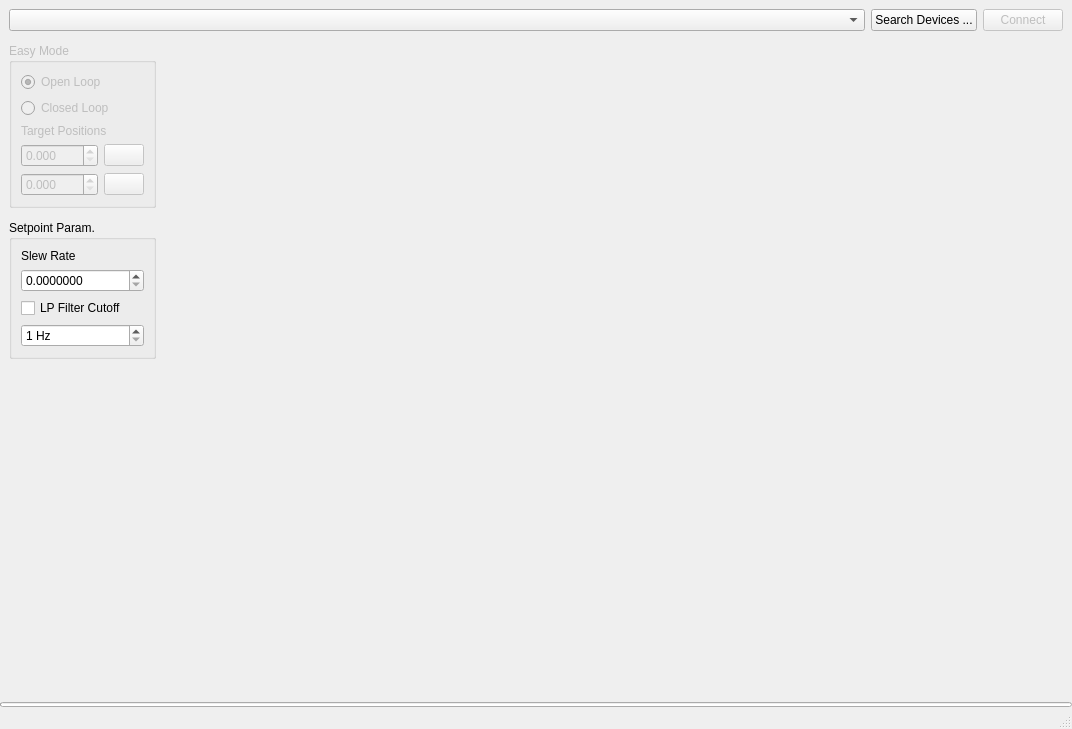
<?xml version="1.0" encoding="UTF-8"?>
<ui version="4.0">
 <class>MainWindow</class>
 <widget class="QMainWindow" name="MainWindow">
  <property name="geometry">
   <rect>
    <x>0</x>
    <y>0</y>
    <width>1072</width>
    <height>729</height>
   </rect>
  </property>
  <property name="windowTitle">
   <string>MainWindow</string>
  </property>
  <widget class="QWidget" name="centralwidget">
   <layout class="QVBoxLayout" name="verticalLayout_5">
    <property name="spacing">
     <number>0</number>
    </property>
    <property name="leftMargin">
     <number>0</number>
    </property>
    <property name="topMargin">
     <number>0</number>
    </property>
    <property name="rightMargin">
     <number>0</number>
    </property>
    <property name="bottomMargin">
     <number>0</number>
    </property>
    <item>
     <layout class="QVBoxLayout" name="verticalLayout_3">
      <property name="spacing">
       <number>12</number>
      </property>
      <property name="leftMargin">
       <number>9</number>
      </property>
      <property name="topMargin">
       <number>9</number>
      </property>
      <property name="rightMargin">
       <number>9</number>
      </property>
      <property name="bottomMargin">
       <number>9</number>
      </property>
      <item>
       <layout class="QHBoxLayout" name="horizontalLayout">
        <property name="spacing">
         <number>6</number>
        </property>
        <item>
         <widget class="QComboBox" name="devicesComboBox">
          <property name="sizePolicy">
           <sizepolicy hsizetype="Expanding" vsizetype="Fixed">
            <horstretch>0</horstretch>
            <verstretch>0</verstretch>
           </sizepolicy>
          </property>
         </widget>
        </item>
        <item>
         <widget class="QPushButton" name="searchDevicesButton">
          <property name="sizePolicy">
           <sizepolicy hsizetype="Fixed" vsizetype="Fixed">
            <horstretch>0</horstretch>
            <verstretch>0</verstretch>
           </sizepolicy>
          </property>
          <property name="text">
           <string>Search Devices ...</string>
          </property>
         </widget>
        </item>
        <item>
         <widget class="QPushButton" name="connectButton">
          <property name="enabled">
           <bool>false</bool>
          </property>
          <property name="sizePolicy">
           <sizepolicy hsizetype="Fixed" vsizetype="Fixed">
            <horstretch>0</horstretch>
            <verstretch>0</verstretch>
           </sizepolicy>
          </property>
          <property name="text">
           <string>Connect</string>
          </property>
         </widget>
        </item>
       </layout>
      </item>
      <item>
       <layout class="QHBoxLayout" name="horizontalLayout_2">
        <property name="spacing">
         <number>12</number>
        </property>
        <property name="rightMargin">
         <number>0</number>
        </property>
        <item>
         <layout class="QVBoxLayout" name="verticalLayout_2">
          <item>
           <widget class="QGroupBox" name="easyModeGroupBox">
            <property name="enabled">
             <bool>false</bool>
            </property>
            <property name="title">
             <string>Easy Mode</string>
            </property>
            <layout class="QVBoxLayout" name="verticalLayout">
             <item>
              <widget class="QRadioButton" name="openLoopButton">
               <property name="text">
                <string>Open Loop</string>
               </property>
               <property name="checked">
                <bool>true</bool>
               </property>
              </widget>
             </item>
             <item>
              <widget class="QRadioButton" name="closedLoopButton">
               <property name="text">
                <string>Closed Loop</string>
               </property>
              </widget>
             </item>
             <item>
              <widget class="QLabel" name="label">
               <property name="text">
                <string>Target Positions</string>
               </property>
              </widget>
             </item>
             <item>
              <layout class="QHBoxLayout" name="horizontalLayout_3">
               <property name="spacing">
                <number>6</number>
               </property>
               <property name="leftMargin">
                <number>0</number>
               </property>
               <property name="topMargin">
                <number>0</number>
               </property>
               <item>
                <widget class="QDoubleSpinBox" name="targetPosSpinBox">
                 <property name="sizePolicy">
                  <sizepolicy hsizetype="Preferred" vsizetype="Fixed">
                   <horstretch>0</horstretch>
                   <verstretch>0</verstretch>
                  </sizepolicy>
                 </property>
                 <property name="decimals">
                  <number>3</number>
                 </property>
                 <property name="maximum">
                  <double>1000.000000000000000</double>
                 </property>
                </widget>
               </item>
               <item>
                <widget class="QPushButton" name="moveButton">
                 <property name="sizePolicy">
                  <sizepolicy hsizetype="Fixed" vsizetype="Fixed">
                   <horstretch>0</horstretch>
                   <verstretch>0</verstretch>
                  </sizepolicy>
                 </property>
                 <property name="text">
                  <string/>
                 </property>
                </widget>
               </item>
              </layout>
             </item>
             <item>
              <layout class="QHBoxLayout" name="horizontalLayout_4">
               <property name="spacing">
                <number>6</number>
               </property>
               <property name="leftMargin">
                <number>0</number>
               </property>
               <property name="topMargin">
                <number>0</number>
               </property>
               <item>
                <widget class="QDoubleSpinBox" name="targetPosSpinBox_2">
                 <property name="sizePolicy">
                  <sizepolicy hsizetype="Preferred" vsizetype="Fixed">
                   <horstretch>0</horstretch>
                   <verstretch>0</verstretch>
                  </sizepolicy>
                 </property>
                 <property name="decimals">
                  <number>3</number>
                 </property>
                 <property name="maximum">
                  <double>1000.000000000000000</double>
                 </property>
                </widget>
               </item>
               <item>
                <widget class="QPushButton" name="moveButton_2">
                 <property name="sizePolicy">
                  <sizepolicy hsizetype="Fixed" vsizetype="Fixed">
                   <horstretch>0</horstretch>
                   <verstretch>0</verstretch>
                  </sizepolicy>
                 </property>
                 <property name="text">
                  <string/>
                 </property>
                </widget>
               </item>
              </layout>
             </item>
            </layout>
           </widget>
          </item>
          <item>
           <widget class="QGroupBox" name="setpointParamGroupBox">
            <property name="title">
             <string>Setpoint Param.</string>
            </property>
            <layout class="QVBoxLayout" name="verticalLayout_6">
             <item>
              <widget class="QLabel" name="slewRateLabel">
               <property name="text">
                <string>Slew Rate</string>
               </property>
              </widget>
             </item>
             <item>
              <widget class="QDoubleSpinBox" name="slewRateSpinBox">
               <property name="decimals">
                <number>7</number>
               </property>
               <property name="minimum">
                <double>0.000000000000000</double>
               </property>
               <property name="maximum">
                <double>2000.000000000000000</double>
               </property>
               <property name="value">
                <double>0.000000000000000</double>
               </property>
              </widget>
             </item>
             <item>
              <widget class="QCheckBox" name="setpointFilterCheckBox">
               <property name="text">
                <string>LP Filter Cutoff</string>
               </property>
              </widget>
             </item>
             <item>
              <widget class="QSpinBox" name="setpointFilterCutoffSpinBox">
               <property name="suffix">
                <string> Hz</string>
               </property>
               <property name="minimum">
                <number>1</number>
               </property>
               <property name="maximum">
                <number>10000</number>
               </property>
              </widget>
             </item>
            </layout>
           </widget>
          </item>
          <item>
           <spacer name="verticalSpacer">
            <property name="orientation">
             <enum>Qt::Orientation::Vertical</enum>
            </property>
            <property name="sizeHint" stdset="0">
             <size>
              <width>20</width>
              <height>40</height>
             </size>
            </property>
           </spacer>
          </item>
         </layout>
        </item>
        <item>
         <layout class="QVBoxLayout" name="verticalLayout_4">
          <property name="spacing">
           <number>0</number>
          </property>
          <property name="topMargin">
           <number>0</number>
          </property>
          <item>
           <widget class="MplWidget" name="mplCanvasWidget" native="true">
            <property name="sizePolicy">
             <sizepolicy hsizetype="Expanding" vsizetype="Expanding">
              <horstretch>0</horstretch>
              <verstretch>0</verstretch>
             </sizepolicy>
            </property>
           </widget>
          </item>
         </layout>
        </item>
       </layout>
      </item>
     </layout>
    </item>
    <item>
     <widget class="TimedProgressBar" name="moveProgressBar">
      <property name="maximumSize">
       <size>
        <width>16777215</width>
        <height>5</height>
       </size>
      </property>
      <property name="value">
       <number>0</number>
      </property>
      <property name="textVisible">
       <bool>false</bool>
      </property>
     </widget>
    </item>
   </layout>
  </widget>
  <widget class="QMenuBar" name="menubar">
   <property name="geometry">
    <rect>
     <x>0</x>
     <y>0</y>
     <width>1072</width>
     <height>22</height>
    </rect>
   </property>
  </widget>
  <widget class="QStatusBar" name="statusbar"/>
 </widget>
 <customwidgets>
  <customwidget>
   <class>MplWidget</class>
   <extends>QWidget</extends>
   <header location="global">mplcanvas</header>
   <container>1</container>
  </customwidget>
  <customwidget>
   <class>TimedProgressBar</class>
   <extends>QProgressBar</extends>
   <header location="global">timed_progress_bar</header>
  </customwidget>
 </customwidgets>
 <resources/>
 <connections/>
</ui>
